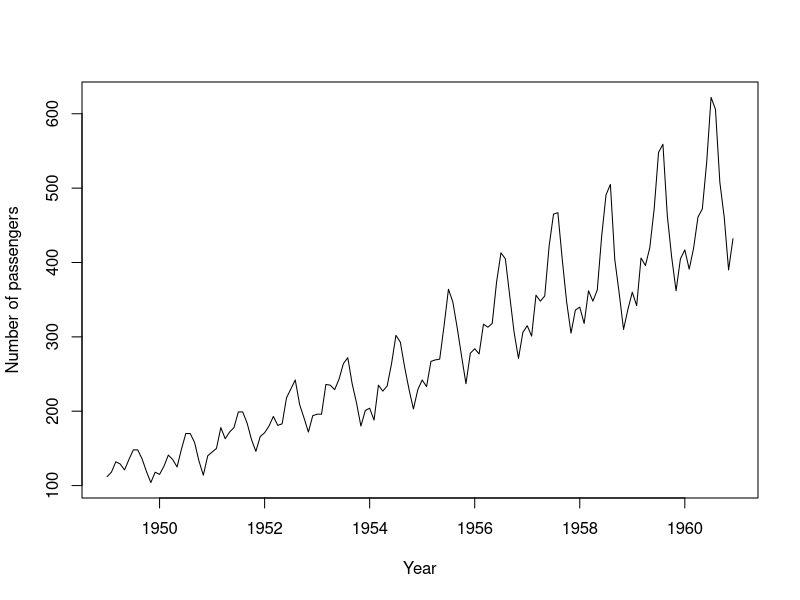
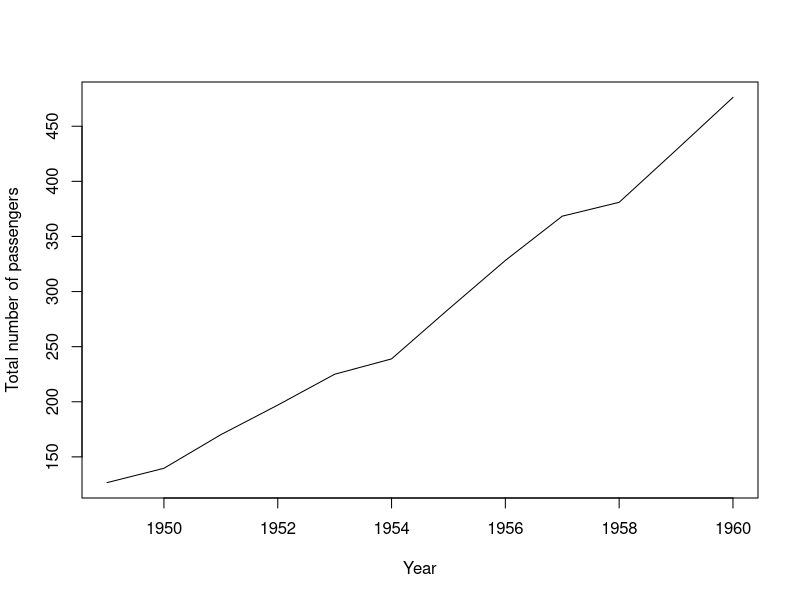
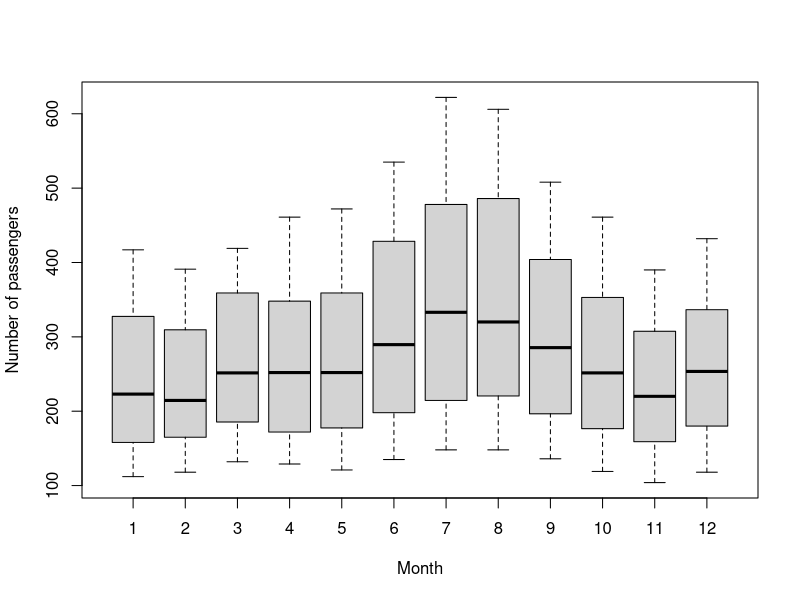

Write R code to recreate these figures, in order.
## ---- chunk 1
data("AirPassengers")
df <- AirPassengers
print(summary(df))

start(df)

plot(df, ylab="Number of passengers", xlab="Year")

plot(aggregate(df,FUN=mean), ylab = "Total number of passengers", xlab="Year")

boxplot(df~cycle(df), xlab="Month", ylab="Number of passengers")
